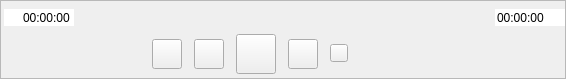
<?xml version="1.0" encoding="UTF-8"?>
<ui version="4.0">
 <class>WCtrlBarWidgetClass</class>
 <widget class="QWidget" name="WCtrlBarWidgetClass">
  <property name="geometry">
   <rect>
    <x>0</x>
    <y>0</y>
    <width>566</width>
    <height>79</height>
   </rect>
  </property>
  <property name="windowTitle">
   <string>WCtrlBarWidget</string>
  </property>
  <layout class="QVBoxLayout" name="verticalLayout">
   <property name="spacing">
    <number>0</number>
   </property>
   <property name="leftMargin">
    <number>0</number>
   </property>
   <property name="topMargin">
    <number>0</number>
   </property>
   <property name="rightMargin">
    <number>0</number>
   </property>
   <property name="bottomMargin">
    <number>0</number>
   </property>
   <item>
    <widget class="QFrame" name="frame">
     <property name="frameShape">
      <enum>QFrame::StyledPanel</enum>
     </property>
     <property name="frameShadow">
      <enum>QFrame::Raised</enum>
     </property>
     <layout class="QVBoxLayout" name="verticalLayout_2">
      <property name="spacing">
       <number>0</number>
      </property>
      <property name="leftMargin">
       <number>0</number>
      </property>
      <property name="topMargin">
       <number>0</number>
      </property>
      <property name="rightMargin">
       <number>0</number>
      </property>
      <property name="bottomMargin">
       <number>0</number>
      </property>
      <item>
       <widget class="QWidget" name="PlaySliderBgWidget" native="true">
        <property name="maximumSize">
         <size>
          <width>16777215</width>
          <height>25</height>
         </size>
        </property>
        <layout class="QHBoxLayout" name="horizontalLayout">
         <property name="spacing">
          <number>6</number>
         </property>
         <property name="leftMargin">
          <number>3</number>
         </property>
         <property name="topMargin">
          <number>0</number>
         </property>
         <property name="rightMargin">
          <number>0</number>
         </property>
         <property name="bottomMargin">
          <number>0</number>
         </property>
         <item>
          <widget class="QTimeEdit" name="videoPlayTimeTimeEdit">
           <property name="maximumSize">
            <size>
             <width>70</width>
             <height>16777215</height>
            </size>
           </property>
           <property name="styleSheet">
            <string notr="true"/>
           </property>
           <property name="frame">
            <bool>false</bool>
           </property>
           <property name="alignment">
            <set>Qt::AlignRight|Qt::AlignTrailing|Qt::AlignVCenter</set>
           </property>
           <property name="readOnly">
            <bool>true</bool>
           </property>
           <property name="buttonSymbols">
            <enum>QAbstractSpinBox::NoButtons</enum>
           </property>
           <property name="displayFormat">
            <string>HH:mm:ss</string>
           </property>
          </widget>
         </item>
         <item>
          <widget class="WProgressBar" name="progressBar" native="true">
           <property name="minimumSize">
            <size>
             <width>0</width>
             <height>8</height>
            </size>
           </property>
           <property name="maximumSize">
            <size>
             <width>16777215</width>
             <height>8</height>
            </size>
           </property>
          </widget>
         </item>
         <item>
          <widget class="QTimeEdit" name="videoTotalTimeTimeEdit">
           <property name="maximumSize">
            <size>
             <width>70</width>
             <height>16777215</height>
            </size>
           </property>
           <property name="wrapping">
            <bool>false</bool>
           </property>
           <property name="frame">
            <bool>false</bool>
           </property>
           <property name="alignment">
            <set>Qt::AlignLeading|Qt::AlignLeft|Qt::AlignVCenter</set>
           </property>
           <property name="readOnly">
            <bool>true</bool>
           </property>
           <property name="buttonSymbols">
            <enum>QAbstractSpinBox::NoButtons</enum>
           </property>
           <property name="keyboardTracking">
            <bool>true</bool>
           </property>
           <property name="displayFormat">
            <string>HH:mm:ss</string>
           </property>
          </widget>
         </item>
        </layout>
       </widget>
      </item>
      <item>
       <layout class="QGridLayout" name="gridLayout">
        <property name="leftMargin">
         <number>20</number>
        </property>
        <property name="horizontalSpacing">
         <number>12</number>
        </property>
        <property name="verticalSpacing">
         <number>0</number>
        </property>
        <item row="0" column="0">
         <spacer name="horizontalSpacer">
          <property name="orientation">
           <enum>Qt::Horizontal</enum>
          </property>
          <property name="sizeHint" stdset="0">
           <size>
            <width>40</width>
            <height>20</height>
           </size>
          </property>
         </spacer>
        </item>
        <item row="0" column="5">
         <widget class="WImageButton" name="btnForward">
          <property name="minimumSize">
           <size>
            <width>30</width>
            <height>30</height>
           </size>
          </property>
          <property name="maximumSize">
           <size>
            <width>30</width>
            <height>30</height>
           </size>
          </property>
          <property name="text">
           <string/>
          </property>
         </widget>
        </item>
        <item row="0" column="2">
         <widget class="WImageButton" name="btnStop">
          <property name="minimumSize">
           <size>
            <width>30</width>
            <height>30</height>
           </size>
          </property>
          <property name="maximumSize">
           <size>
            <width>30</width>
            <height>30</height>
           </size>
          </property>
          <property name="text">
           <string/>
          </property>
         </widget>
        </item>
        <item row="0" column="8">
         <spacer name="horizontalSpacer_2">
          <property name="orientation">
           <enum>Qt::Horizontal</enum>
          </property>
          <property name="sizeHint" stdset="0">
           <size>
            <width>40</width>
            <height>20</height>
           </size>
          </property>
         </spacer>
        </item>
        <item row="0" column="3">
         <widget class="WImageButton" name="btnBackward">
          <property name="minimumSize">
           <size>
            <width>30</width>
            <height>30</height>
           </size>
          </property>
          <property name="maximumSize">
           <size>
            <width>30</width>
            <height>30</height>
           </size>
          </property>
          <property name="text">
           <string/>
          </property>
         </widget>
        </item>
        <item row="0" column="4">
         <widget class="WImageButton" name="btnPlayOrPause">
          <property name="minimumSize">
           <size>
            <width>40</width>
            <height>40</height>
           </size>
          </property>
          <property name="maximumSize">
           <size>
            <width>40</width>
            <height>40</height>
           </size>
          </property>
          <property name="text">
           <string/>
          </property>
         </widget>
        </item>
        <item row="0" column="6">
         <widget class="QWidget" name="widget_2" native="true">
          <property name="maximumSize">
           <size>
            <width>108</width>
            <height>25</height>
           </size>
          </property>
          <layout class="QGridLayout" name="gridLayout_2">
           <property name="leftMargin">
            <number>0</number>
           </property>
           <property name="topMargin">
            <number>0</number>
           </property>
           <property name="rightMargin">
            <number>0</number>
           </property>
           <property name="bottomMargin">
            <number>0</number>
           </property>
           <property name="horizontalSpacing">
            <number>6</number>
           </property>
           <property name="verticalSpacing">
            <number>0</number>
           </property>
           <item row="0" column="1">
            <widget class="WProgressBar" name="volumnBar" native="true">
             <property name="minimumSize">
              <size>
               <width>80</width>
               <height>6</height>
              </size>
             </property>
             <property name="maximumSize">
              <size>
               <width>80</width>
               <height>6</height>
              </size>
             </property>
            </widget>
           </item>
           <item row="0" column="0">
            <widget class="WImageButton" name="btnVolume">
             <property name="minimumSize">
              <size>
               <width>18</width>
               <height>18</height>
              </size>
             </property>
             <property name="maximumSize">
              <size>
               <width>18</width>
               <height>18</height>
              </size>
             </property>
             <property name="text">
              <string/>
             </property>
            </widget>
           </item>
          </layout>
         </widget>
        </item>
       </layout>
      </item>
     </layout>
    </widget>
   </item>
  </layout>
 </widget>
 <layoutdefault spacing="6" margin="11"/>
 <customwidgets>
  <customwidget>
   <class>WProgressBar</class>
   <extends>QWidget</extends>
   <header>WProgressBar.h</header>
   <container>1</container>
  </customwidget>
  <customwidget>
   <class>WImageButton</class>
   <extends>QPushButton</extends>
   <header>WImageButton.h</header>
  </customwidget>
 </customwidgets>
 <resources/>
 <connections/>
</ui>
